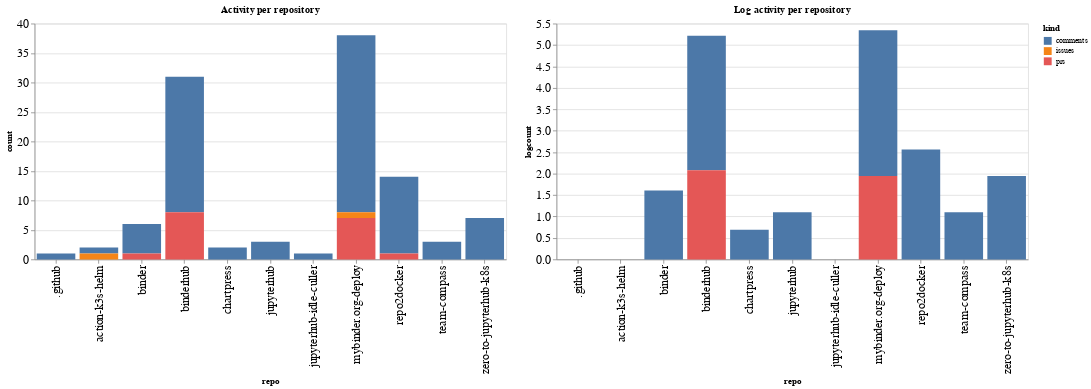

This figure's notebook cell:
### Code cell
ch1 = alt.Chart(repo_summaries, width=600, title="Activity per repository").mark_bar().encode(
    x='repo',
    y='count',
    color='kind',
    tooltip="kind"
)

ch2 = alt.Chart(repo_summaries, width=600, title="Log activity per repository").mark_bar().encode(
    x='repo',
    y='logcount',
    color='kind',
    tooltip="kind"
)

ch1 | ch2

### Figure 1 — Vega-Lite specification as saved in the notebook (floating-point values rounded to 4 significant figures)
{"config": {"axisLeft": {"labelFontSize": 15}, "axisBottom": {"labelFontSize": 15}}, "hconcat": [{"mark": "bar", "encoding": {"color": {"type": "nominal", "field": "kind"}, "tooltip": {"type": "nominal", "field": "kind"}, "x": {"type": "nominal", "field": "repo"}, "y": {"type": "quantitative", "field": "count"}}, "title": "Activity per repository", "width": 600}, {"mark": "bar", "encoding": {"color": {"type": "nominal", "field": "kind"}, "tooltip": {"type": "nominal", "field": "kind"}, "x": {"type": "nominal", "field": "repo"}, "y": {"type": "quantitative", "field": "logcount"}}, "title": "Log activity per repository", "width": 600}], "data": {"name": "data-95f932affa40b6c65d6b3185d55e65d0"}, "$schema": "https://vega.github.io/schema/vega-lite/v4.8.1.json", "datasets": {"data-95f932affa40b6c65d6b3185d55e65d0": [{"repo": ".github", "kind": "comments", "count": 1, "logcount": 0.0}, {"repo": "action-k3s-helm", "kind": "comments", "count": 1, "logcount": 0.0}, {"repo": "action-k3s-helm", "kind": "issues", "count": 1, "logcount": 0.0}, {"repo": "binder", "kind": "comments", "count": 5, "logcount": 1.609}, {"repo": "binder", "kind": "prs", "count": 1, "logcount": 0.0}, {"repo": "binderhub", "kind": "comments", "count": 23, "logcount": 3.135}, {"repo": "binderhub", "kind": "prs", "count": 8, "logcount": 2.079}, {"repo": "chartpress", "kind": "comments", "count": 2, "logcount": 0.6931}, {"repo": "jupyterhub", "kind": "comments", "count": 3, "logcount": 1.099}, {"repo": "jupyterhub-idle-culler", "kind": "comments", "count": 1, "logcount": 0.0}, {"repo": "mybinder.org-deploy", "kind": "comments", "count": 30, "logcount": 3.401}, {"repo": "mybinder.org-deploy", "kind": "issues", "count": 1, "logcount": 0.0}, {"repo": "mybinder.org-deploy", "kind": "prs", "count": 7, "logcount": 1.946}, {"repo": "repo2docker", "kind": "comments", "count": 13, "logcount": 2.565}, {"repo": "repo2docker", "kind": "prs", "count": 1, "logcount": 0.0}, {"repo": "team-compass", "kind": "comments", "count": 3, "logcount": 1.099}, {"repo": "zero-to-jupyterhub-k8s", "kind": "comments", "count": 7, "logcount": 1.946}]}}
